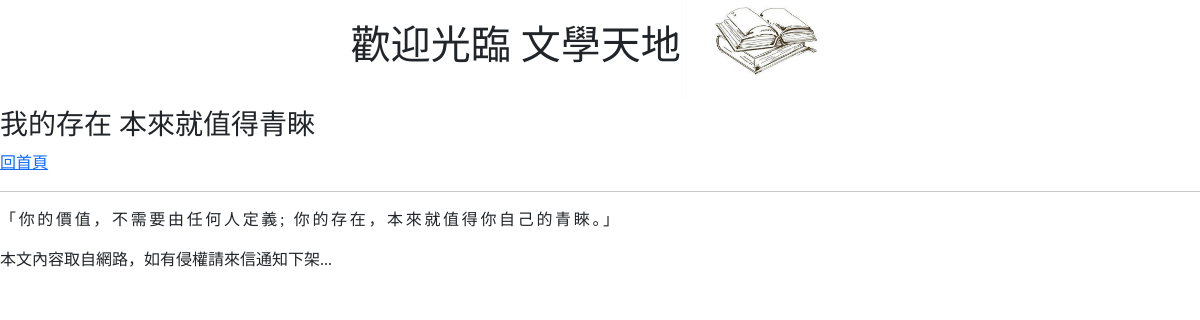
The page /post/My/ on the database as committed earlier.
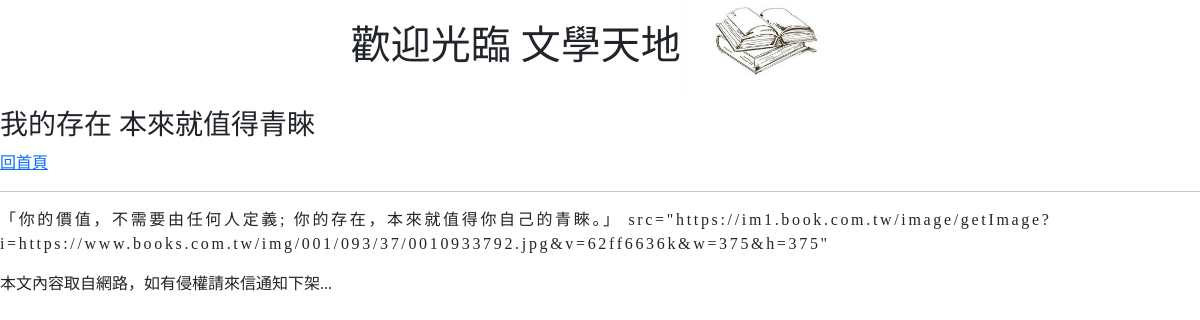
The same page on the database as committed later.
### mysite/models.py (models this page shows, shortened)
class Post(models.Model):
    title = models.CharField(max_length=200)
    slug = models.CharField(max_length=200)
    body = models.TextField()
    pub_date = models.DateTimeField(auto_now_add=True)
    class Meta:
        ordering = ('-pub_date',)

### mysite/views.py (the view)
# urls.py: path('post/<slug:sulg>/',mv.showpost,name="showpost"),
def showpost(request,sulg):
    try:
        post=Post.objects.get(slug=sulg)   #select * from post where sulg%=sulg
        if post !=None:
            return render(request,'post.html',locals())
        else:
            return redirect("/")
    except:
        return redirect("/")

### templates/post.html (shortened to what this page needs)
{% extends 'base.html' %}
{% block headmessage %}
    <h3 style='font-family:微軟正黑體;'>{{ post.title }}</h3>
    <a style='font-family:微軟正黑體;' href='/'>回首頁</a>
{% endblock %}
{% block content %}
        <p style='font-family:微軟正黑體;font-size:12pt;letter-spacing:2pt;'>
            {{ post.body | safe }}</a>
        </p>
{% endblock %}

Rows that differ between the two databases and show on the page:
changed Post "我的存在 本來就值得青睞": body "「你的價值，不需要由任何人定義; 你的存在，本來就值得你自己的青睞。」" → "「你的價值，不需要由任何人定義; 你的存在，本來就值得你自己的青睞。」 src=\"https://im1.book.com.tw/image/getImage?i=https://www.books.com.tw/img/001/093/37/0010933792.jpg&v=62ff6636k&w=375&h=375\""
